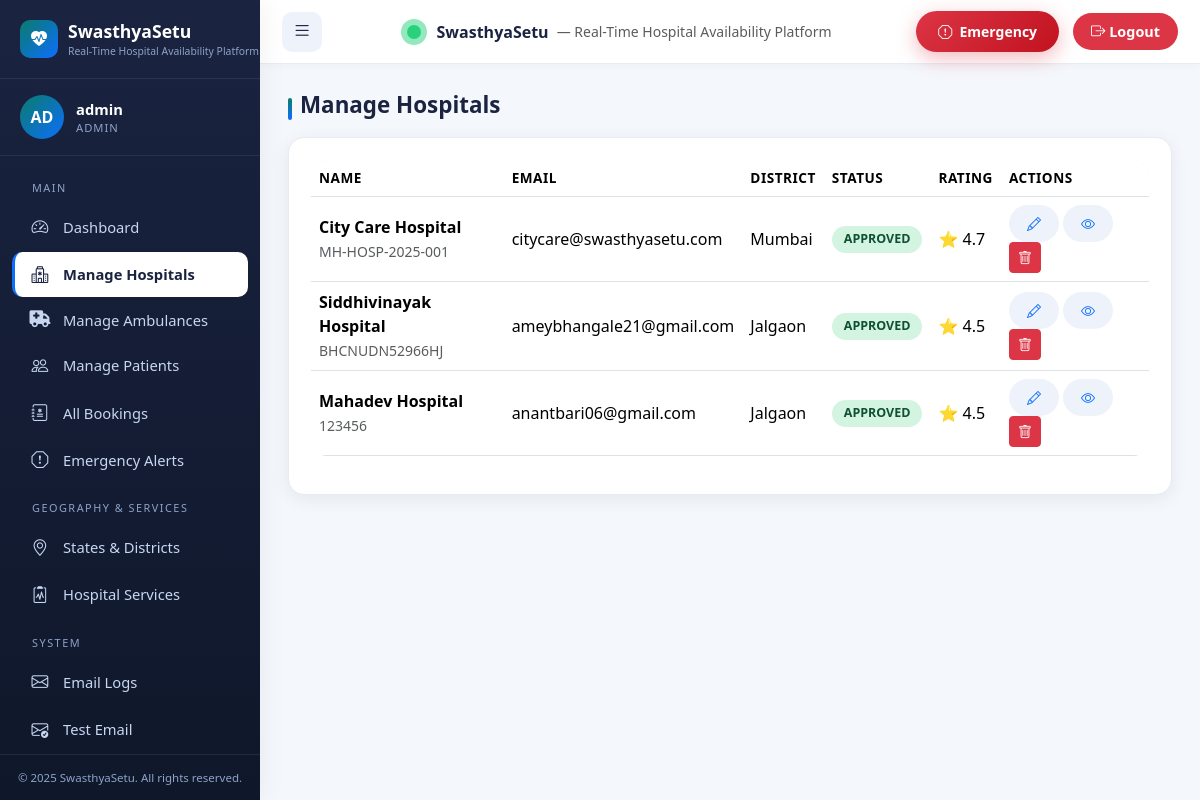
The app's page /admin/hospitals (signed in) with its own data.
### app.py (models this page shows, shortened)
class SiteContent(db.Model):
    __tablename__ = 'site_content'
    id = db.Column(db.Integer, primary_key=True)
    key = db.Column(db.String(100), unique=True, nullable=False)
    value = db.Column(db.Text, nullable=False)
    description = db.Column(db.String(255))

class User(UserMixin, db.Model):
    __tablename__ = 'users'
    id = db.Column(db.Integer, primary_key=True)
    email = db.Column(db.String(120), unique=True, nullable=False, index=True)
    password_hash = db.Column(db.String(255), nullable=False)
    role = db.Column(db.String(20), nullable=False)  # admin, hospital, patient
    is_active = db.Column(db.Boolean, default=True)
    is_approved = db.Column(db.Boolean, default=False)
    created_at = db.Column(db.DateTime, default=datetime.utcnow)
    unique_id = db.Column(db.String(20), unique=True, nullable=True)
    hospital_profile = db.relationship('HospitalProfile', backref='user', uselist=False)
    patient_profile = db.relationship('PatientProfile', backref='user', uselist=False)
    bookings = db.relationship('Booking', foreign_keys='Booking.patient_id', backref='patient')
    @property
    def display_name(self):
        if self.role == 'hospital' and self.hospital_profile:
            return self.hospital_profile.hospital_name
        if self.role == 'patient' and self.patient_profile:
            return self.patient_profile.full_name
        return self.email.split('@')[0]
    @property
    def initials(self):
        name = self.display_name or self.email
        parts = name.split()
        if len(parts) >= 2:
            return (parts[0][0] + parts[1][0]).upper()
        return name[:2].upper()

class HospitalProfile(db.Model):
    __tablename__ = 'hospital_profiles'
    id = db.Column(db.Integer, primary_key=True)
    user_id = db.Column(db.Integer, db.ForeignKey('users.id'), unique=True, nullable=False)
    hospital_name = db.Column(db.String(200), nullable=False)
    address = db.Column(db.Text, nullable=False)
    contact_number = db.Column(db.String(20), nullable=False)
    district_id = db.Column(db.Integer, db.ForeignKey('districts.id'), nullable=False)
    description = db.Column(db.Text)
    logo_filename = db.Column(db.String(200), nullable=True)
    hospital_image = db.Column(db.String(200), nullable=True)
    license_number = db.Column(db.String(100))
    category = db.Column(db.String(100))
    rating = db.Column(db.Float, default=4.5)
    latitude = db.Column(db.Float, default=19.0760)
    longitude = db.Column(db.Float, default=72.8777)
    created_at = db.Column(db.DateTime, default=datetime.utcnow)
    beds = db.relationship('Bed', backref='hospital', lazy=True, cascade='all, delete-orphan')
    bookings = db.relationship('Booking', backref='hospital')
    ambulances = db.relationship('Ambulance', backref='hospital', lazy=True, cascade='all, delete-orphan')
    services = db.relationship('HospitalService', backref='hospital', lazy=True, cascade='all, delete-orphan')

class District(db.Model):
    __tablename__ = 'districts'
    id = db.Column(db.Integer, primary_key=True)
    name = db.Column(db.String(100), nullable=False)
    state_id = db.Column(db.Integer, db.ForeignKey('states.id'), nullable=False)
    hospitals = db.relationship('HospitalProfile', backref='district')

### app.py (the view)
@app.route('/admin/hospitals')
@login_required
@role_required('admin')
def admin_hospitals():
    hospitals = HospitalProfile.query.join(User).all()
    return render_template('admin/hospitals.html', hospitals=hospitals)

### app.py (called while the page is built)
def role_required(*roles):
    def decorator(f):
        @wraps(f)
        def decorated(*args, **kwargs):
            if not current_user.is_authenticated:
                flash('Please login to access this page.', 'warning')
                return redirect(url_for('login'))
            if current_user.role not in roles:
                flash("You don't have permission to access this page.", 'danger')
                return redirect(url_for('index'))
            return f(*args, **kwargs)
        return decorated
    return decorator

### templates/admin/hospitals.html
{% extends 'base.html' %}
{% block content %}
<h2 class="section-title">Manage Hospitals</h2>
<div class="card-soft">
  <div class="table-responsive"><table class="table table-hover align-middle">
    <thead><tr><th>Name</th><th>Email</th><th>District</th><th>Status</th><th>Rating</th><th>Actions</th></tr></thead>
    <tbody>
      {% for h in hospitals %}
      <tr>
        <td><strong>{{ h.hospital_name }}</strong><br><small class="text-muted">{{ h.license_number }}</small></td>
        <td>{{ h.user.email }}</td>
        <td>{{ h.district.name if h.district else '—' }}</td>
        <td><span class="status-badge status-{{ 'confirmed' if h.user.is_approved else 'pending' }}">{{ 'Approved' if h.user.is_approved else 'Pending' }}</span></td>
        <td>⭐ {{ '%.1f'|format(h.rating or 0) }}</td>
        <td>
          <a class="btn btn-sm btn-soft" href="{{ url_for('admin_edit_hospital', hospital_id=h.id) }}"><i class="bi bi-pencil"></i></a>
          <a class="btn btn-sm btn-soft" href="{{ url_for('hospital_detail', hospital_id=h.id) }}"><i class="bi bi-eye"></i></a>
          <a class="btn btn-sm btn-danger" href="{{ url_for('admin_delete_hospital', hospital_id=h.id) }}" onclick="return confirm('Delete hospital?')"><i class="bi bi-trash"></i></a>
        </td>
      </tr>
      {% else %}<tr><td colspan="6" class="text-center text-muted">No hospitals registered.</td></tr>{% endfor %}
    </tbody>
  </table></div>
</div>
{% endblock %}

### templates/base.html (shortened to what this page needs)
<!doctype html>
<html lang="en">
<head>
  <link href="https://cdn.jsdelivr.net/npm/bootstrap@5.3.3/dist/css/bootstrap.min.css" rel="stylesheet">
  <link rel="stylesheet" href="https://cdn.jsdelivr.net/npm/bootstrap-icons@1.11.3/font/bootstrap-icons.css">
  <link rel="stylesheet" href="https://cdnjs.cloudflare.com/ajax/libs/font-awesome/6.5.2/css/all.min.css">
  <link rel="stylesheet" href="https://cdnjs.cloudflare.com/ajax/libs/animate.css/4.1.1/animate.min.css">
  <link rel="stylesheet" href="https://unpkg.com/leaflet@1.9.4/dist/leaflet.css">
  <link href="{{ url_for('static', filename='css/main.css') }}" rel="stylesheet">
  <link href="{{ url_for('static', filename='css/sidebar.css') }}" rel="stylesheet">
  <link href="{{ url_for('static', filename='css/dashboard.css') }}" rel="stylesheet">
</head>
<body>
  {% if current_user.is_authenticated %}
  <div class="layout">
    <aside class="sidebar" id="sidebar">
      <div class="sidebar-brand">
        <div class="brand-icon"><i class="bi bi-heart-pulse-fill"></i></div>
        <div>
          <span class="brand-text">{{ APP_NAME }}</span>
          <span class="brand-sub">{{ APP_TAGLINE }}</span>
        </div>
      </div>
      <div class="user-card">
        <div class="avatar">{{ current_user.initials }}</div>
        <div class="info">
          <div class="name">{{ current_user.display_name }}</div>
          <div class="role">{{ current_user.role }}</div>
        </div>
      </div>
      <nav class="sidebar-nav">
        {% set ep = request.endpoint or '' %}
        {% if current_user.role == 'admin' %}
          <div class="sidebar-section-label">Main</div>
          <ul>
            <li><a href="{{ url_for('admin_dashboard') }}" class="{{ 'active' if ep=='admin_dashboard' else '' }}"><i class="bi bi-speedometer2"></i><span>Dashboard</span></a></li>
            <li><a href="{{ url_for('admin_hospitals') }}" class="{{ 'active' if 'hospital' in ep and 'admin' in ep else '' }}"><i class="bi bi-hospital"></i><span>Manage Hospitals</span></a></li>
            <li><a href="{{ url_for('admin_ambulances') }}" class="{{ 'active' if ep=='admin_ambulances' else '' }}"><i class="fa-solid fa-truck-medical"></i><span>Manage Ambulances</span></a></li>
            <li><a href="{{ url_for('admin_patients') }}" class="{{ 'active' if 'patient' in ep else '' }}"><i class="bi bi-people"></i><span>Manage Patients</span></a></li>
            <li><a href="{{ url_for('admin_bookings') }}" class="{{ 'active' if ep=='admin_bookings' else '' }}"><i class="bi bi-journal-medical"></i><span>All Bookings</span></a></li>
            <li><a href="{{ url_for('admin_emergency_alerts') }}" class="{{ 'active' if ep=='admin_emergency_alerts' else '' }}"><i class="bi bi-exclamation-octagon"></i><span>Emergency Alerts</span></a></li>
          </ul>
          <div class="sidebar-section-label">Geography & Services</div>
          <ul>
            <li><a href="{{ url_for('manage_states') }}" class="{{ 'active' if ep in ['manage_states','manage_districts'] else '' }}"><i class="bi bi-geo-alt"></i><span>States & Districts</span></a></li>
            <li><a href="{{ url_for('admin_hospital_services') }}" class="{{ 'active' if ep=='admin_hospital_services' else '' }}"><i class="bi bi-clipboard2-pulse"></i><span>Hospital Services</span></a></li>
          </ul>
          <div class="sidebar-section-label">System</div>
          <ul>
            <li><a href="{{ url_for('admin_emails') }}" class="{{ 'active' if 'email' in ep and ep != 'admin_test_email' else '' }}"><i class="bi bi-envelope"></i><span>Email Logs</span></a></li>
            <li><a href="{{ url_for('admin_test_email') }}" class="{{ 'active' if ep=='admin_test_email' else '' }}"><i class="bi bi-envelope-check"></i><span>Test Email</span></a></li>
          </ul>
        {% endif %}
      </nav>
      <div class="sidebar-footer">{{ APP_COPYRIGHT }}</div>
    </aside>
    <div class="main-area">
      <header class="topbar">
        <button class="toggle-btn" id="sidebarToggle" aria-label="Toggle sidebar"><i class="bi bi-list"></i></button>
        <div class="d-flex align-items-center gap-2">
          <span class="brand-pulse"></span>
          <strong>{{ APP_NAME }}</strong>
          <span class="text-muted small d-none d-md-inline">— {{ APP_TAGLINE }}</span>
        </div>
        <div class="topbar-right">
          <button type="button"
                  class="btn btn-emergency btn-sm d-none d-sm-inline-flex emergency-modal-trigger"
                  data-bs-toggle="modal" data-bs-target="#emergencyModal">
            <i class="bi bi-exclamation-octagon"></i>&nbsp; Emergency
          </button>
          <a class="logout-btn" href="{{ url_for('logout') }}"><i class="bi bi-box-arrow-right"></i> Logout</a>
        </div>
      </header>
      <main class="content">
        {% block content %}{% endblock %}
      </main>
    </div>
  </div>
  {% endif %}
</body>
</html>

### static/css/main.css (style rules this page uses)
:root { --primary: #0a7c6b; --primary-dark: #086053; --primary-light: #1aa28d; --accent: #0d6efd; --emergency: #dc3545; --success: #198754; --warning: #ffc107; --info: #0dcaf0; --sidebar-bg: #1a2340; --sidebar-bg-2: #0f172a; --sidebar-text: #c8d6f0; --sidebar-text-muted: #8da3c8; --body-bg: #f4f7fc; --card-bg: #ffffff; --text: #1a2340; --text-muted: #6c757d; --border: #e7ecf3; --radius: 16px; --shadow: 0 4px 18px rgba(15, 23, 42, 0.07); --shadow-hover: 0 10px 28px rgba(15, 23, 42, 0.13); }
* { box-sizing: border-box; }
body { font-family: 'Segoe UI', system-ui, -apple-system, 'Helvetica Neue', Arial, sans-serif; background: var(--body-bg); color: var(--text); margin: 0; padding: 0; min-height: 100vh; }
a { color: var(--accent); text-decoration: none; }
.btn-emergency { background: linear-gradient(135deg, #dc3545, #c1121f); border: none; border-radius: 30px; padding: 10px 22px; font-weight: 700; color: #fff; box-shadow: 0 6px 20px rgba(220, 53, 69, 0.35); }
.btn-soft { background: #eef3fb; color: var(--accent); border: none; border-radius: 30px; padding: 8px 18px; font-weight: 600; }
.card-soft { background: var(--card-bg); border-radius: var(--radius); border: 1px solid var(--border); box-shadow: var(--shadow); padding: 22px; transition: box-shadow .2s, transform .2s; }
.section-title { font-weight: 700; font-size: 1.4rem; color: var(--text); margin-bottom: 18px; position: relative; padding-left: 12px; }
.section-title::before { content: ''; position: absolute; left: 0; top: 6px; height: 22px; width: 4px; background: linear-gradient(180deg, var(--primary), var(--accent)); border-radius: 4px; }
.brand-pulse { display: inline-block; width: 14px; height: 14px; background: #28d17c; border-radius: 50%; margin-right: 8px; position: relative; vertical-align: middle; }
.brand-pulse::after { content: ''; position: absolute; inset: -6px; border-radius: 50%; background: rgba(40, 209, 124, 0.5); animation: pulse 1.6s infinite; }
.status-badge { display: inline-block; padding: 4px 12px; border-radius: 20px; font-size: .78rem; font-weight: 700; text-transform: uppercase; }
.status-available, .status-confirmed, .status-resolved { background: #d4f4e2; color: #0f5132; }
.table { background: white; border-radius: var(--radius); overflow: hidden; }
.table thead { background: #f1f5fb; color: var(--text); }
.table th { font-weight: 600; font-size: .85rem; text-transform: uppercase; letter-spacing: .5px; }

### records on screen
SiteContent: value "Real-Time Hospital Availability Platform"
User: initials "AD", display_name "admin", role "ADMIN"
HospitalProfile: hospital_name "City Care Hospital", license_number "MH-HOSP-2025-001", user.email "citycare@swasthyasetu.com", district "Mumbai", rating "4.7"
User: is_approved "APPROVED"
HospitalProfile: hospital_name "Siddhivinayak Hospital", license_number "BHCNUDN52966HJ", user.email "ameybhangale21@gmail.com", district "Jalgaon", rating "4.5"
User: is_approved "APPROVED"
HospitalProfile: hospital_name "Mahadev Hospital", license_number "123456", user.email "anantbari06@gmail.com", district "Jalgaon", rating "4.5"
User: is_approved "APPROVED"

### other values on screen
{{ APP_NAME }} "SwasthyaSetu"
{{ APP_COPYRIGHT }} "© 2025 SwasthyaSetu. All rights reserved."
